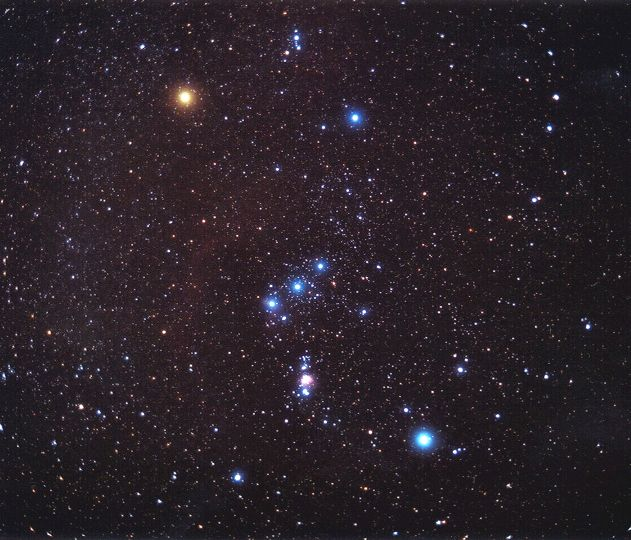
#> input picture Assignment 4/orion_spinelli_c1.jpg, 631 x 540 px
$ python 'S17_426 CS314 Assignment 4.py'
#> lines starting #> are read from the running program, lines starting #| are printed output that depends on the picture; after the words box and inside, x2 and y2 are one past the last pixel; in counts of white or black regions, pixels touching at a corner belong together
import cv2
import numpy as np
import matplotlib.pyplot as plt

img=cv2.imread('orion_spinelli_c1.jpg',cv2.IMREAD_COLOR)
#> img is the input picture: shape (540, 631, 3); mean B, G, R 40.7, 33.6, 42.1
img=cv2.cvtColor(img,cv2.COLOR_BGR2RGB)

img_gray=cv2.imread('orion_spinelli_c1.jpg',cv2.IMREAD_GRAYSCALE)
#> img_gray: shape (540, 631); min 0, max 255, mean 37

img_gray_blur1=cv2.medianBlur(img_gray,11)
img_gray_blur2=cv2.GaussianBlur(img_gray_blur1,(5,5),0)

##creating mask
ret,mask=cv2.threshold(img_gray_blur2,70,255,cv2.THRESH_BINARY)
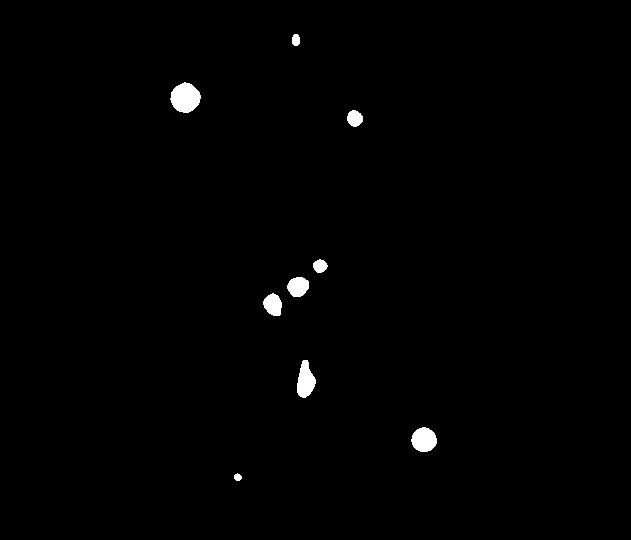
#> mask: shape (540, 631); 0.83% white; 9 white regions, largest, box (x1, y1, x2, y2) and area: (170, 82, 201, 113) 695, (411, 427, 437, 452) 494, (297, 360, 316, 398) 484

##logical operation
result=cv2.bitwise_and(img,img,mask=mask)

plt.suptitle('Orion Extraction')

plt.subplot(131)
plt.imshow(img)
plt.title('Original')
plt.xticks([])
plt.yticks([])

plt.subplot(132)
plt.imshow(mask,cmap='Greys_r')
plt.title('Mask')
plt.xticks([])
plt.yticks([])

plt.subplot(133)
plt.imshow(result)
plt.title('Output')
plt.xticks([])
plt.yticks([])

plt.show()

#2)

img=cv2.imread('numbers.jpg',cv2.IMREAD_GRAYSCALE)
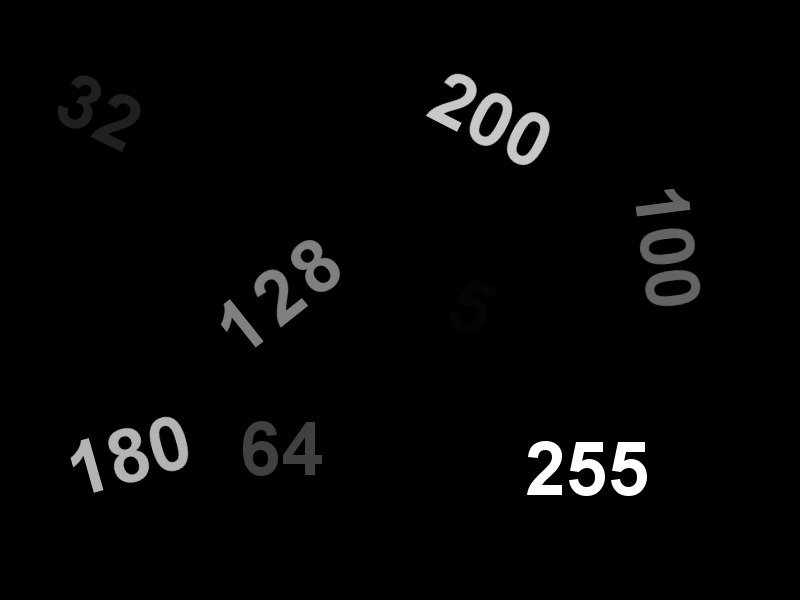
#> input picture Assignment 4/numbers.jpg, 800 x 600 px
#> img is the input picture: shape (600, 800); min 0, max 255, mean 6.1

#global threshold value
t1=100

ret1,thresh1=cv2.threshold(img,t1,255,cv2.THRESH_BINARY)
#> thresh1: shape (600, 800); 2.7% white; 114 white regions (89 under 20 px), largest, box (x1, y1, x2, y2) and area: (108, 428, 149, 483) 1191, (569, 442, 605, 496) 1142, (611, 442, 647, 496) 1139
#> ret1 = 100
ret2,thresh2=cv2.threshold(img,t1,255,cv2.THRESH_BINARY_INV)
#> ret2 = 100
ret3,thresh3=cv2.threshold(img,t1,255,cv2.THRESH_TRUNC)
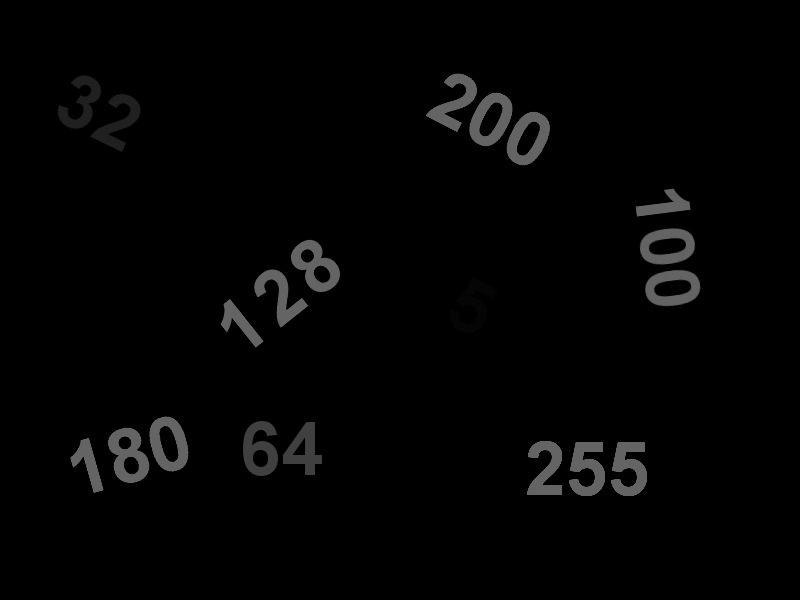
#> thresh3: shape (600, 800); min 0, max 100, mean 3.8
#> ret3 = 100
ret4,thresh4=cv2.threshold(img,t1,255,cv2.THRESH_TOZERO)
#> ret4 = 100
ret5,thresh5=cv2.threshold(img,t1,255,cv2.THRESH_TOZERO_INV)
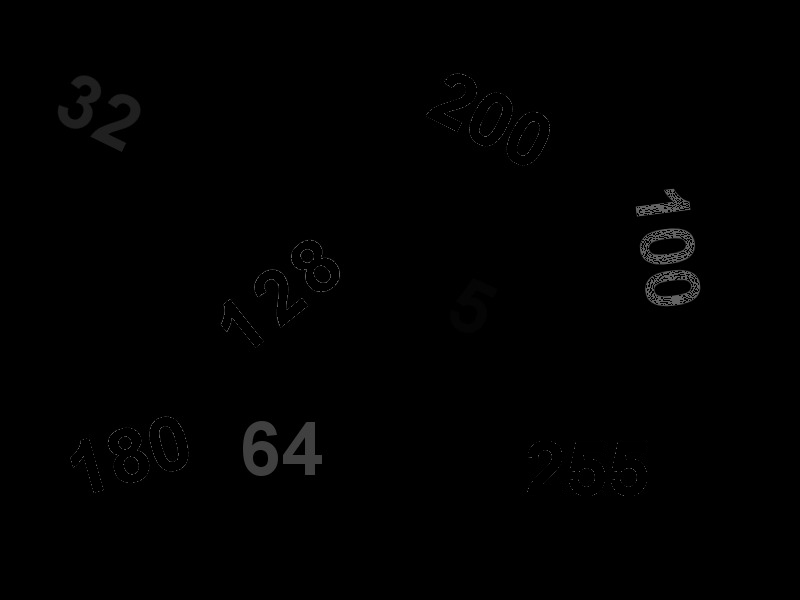
#> thresh5: shape (600, 800); min 0, max 100, mean 1.1
#> ret5 = 100

#adaptive thresholding
thresh6=cv2.adaptiveThreshold(img,255,cv2.ADAPTIVE_THRESH_MEAN_C,cv2.THRESH_BINARY,21,2)
#> thresh6: shape (600, 800); 91.5% white; 24 black regions (2 under 20 px), largest, box (x1, y1, x2, y2) and area: (517, 431, 657, 506) 6640, (212, 230, 350, 356) 6510, (417, 64, 560, 175) 5671
thresh7=cv2.adaptiveThreshold(img,255,cv2.ADAPTIVE_THRESH_MEAN_C,cv2.THRESH_BINARY_INV,21,2)
thresh8=cv2.adaptiveThreshold(img,255,cv2.ADAPTIVE_THRESH_GAUSSIAN_C,cv2.THRESH_BINARY,21,2)
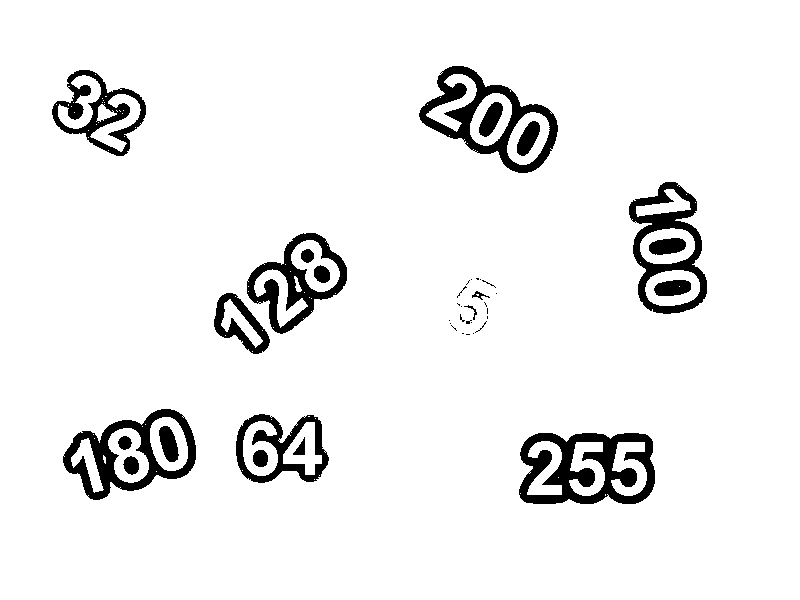
#> thresh8: shape (600, 800); 93.7% white; 43 black regions (22 under 20 px), largest, box (x1, y1, x2, y2) and area: (519, 433, 655, 504) 5417, (419, 66, 558, 173) 4187, (63, 409, 196, 500) 3937
thresh9=cv2.adaptiveThreshold(img,255,cv2.ADAPTIVE_THRESH_GAUSSIAN_C,cv2.THRESH_BINARY_INV,21,2)

#Otzu's Thresholding
ret10,thresh10=cv2.threshold(img,0,255,cv2.THRESH_BINARY+cv2.THRESH_OTSU)
#> thresh10: shape (600, 800); 3.2% white; 15 white regions, largest, box (x1, y1, x2, y2) and area: (108, 428, 149, 483) 1216, (291, 240, 340, 292) 1163, (569, 442, 605, 496) 1151
#> ret10 = 86

blur=cv2.GaussianBlur(img,(5,5),0)
ret11,thresh11=cv2.threshold(blur,0,255,cv2.THRESH_BINARY+cv2.THRESH_OTSU)
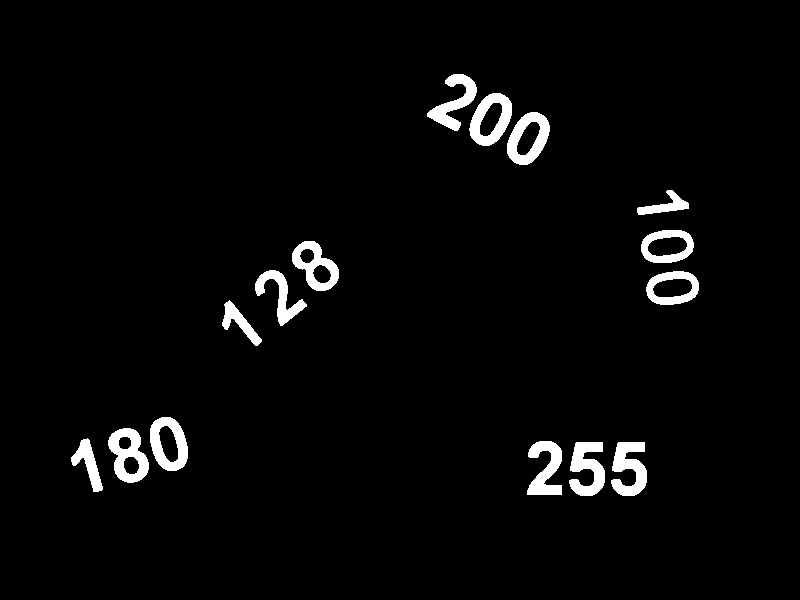
#> thresh11: shape (600, 800); 3.1% white; 15 white regions, largest, box (x1, y1, x2, y2) and area: (108, 428, 149, 483) 1254, (569, 442, 605, 496) 1210, (611, 442, 647, 496) 1210
#> ret11 = 81

title=['Original','THRESH_BINARY','THRESH_BINARY_INV','THRESH_TRUNC','THRESH_TOZERO','THRESH_TOZERO_INV','ADAPTIVE_THRESH_MEAN_C+THRESH_BINARY','ADAPTIVE_THRESH_MEAN_C+THRESH_BINARY_INV','ADAPTIVE_THRESH_GAUSSIAN_C+THRESH_BINARY','ADAPTIVE_THRESH_GAUSSIAN_C+THRESH_BINARY_INV','Otzu\'s Thresholding','Otzu\'s thresholding after Gaussian filtering']

image=[img,thresh1,thresh2,thresh3,thresh4,thresh5,thresh6,thresh7,thresh8,thresh9,thresh10,thresh11]

for i in range(12):
    plt.subplot(5,3,i+1)
    plt.title(title[i],fontsize=7)
    plt.imshow(image[i],cmap='gray')
    plt.xticks([])
    plt.yticks([])


ret12, thresh12 = cv2.threshold(img,5,255,cv2.THRESH_TRUNC)
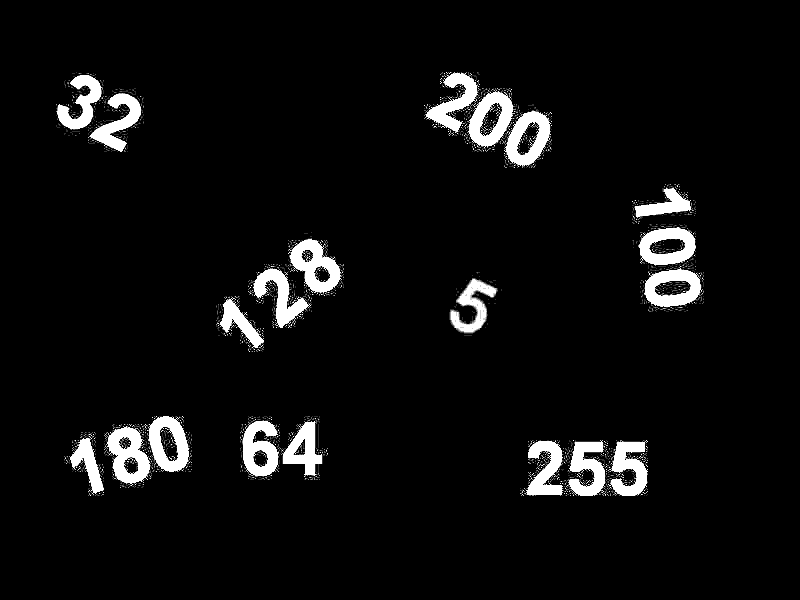
#> thresh12: shape (600, 800); min 0, max 5, mean 0.272; drawn with min black and max white
plt.subplot(5,3,14)
plt.title('all the numbers in image',fontsize=7)
plt.imshow(thresh12, cmap='Greys_r')
plt.xticks([])
plt.yticks([])

plt.show()
